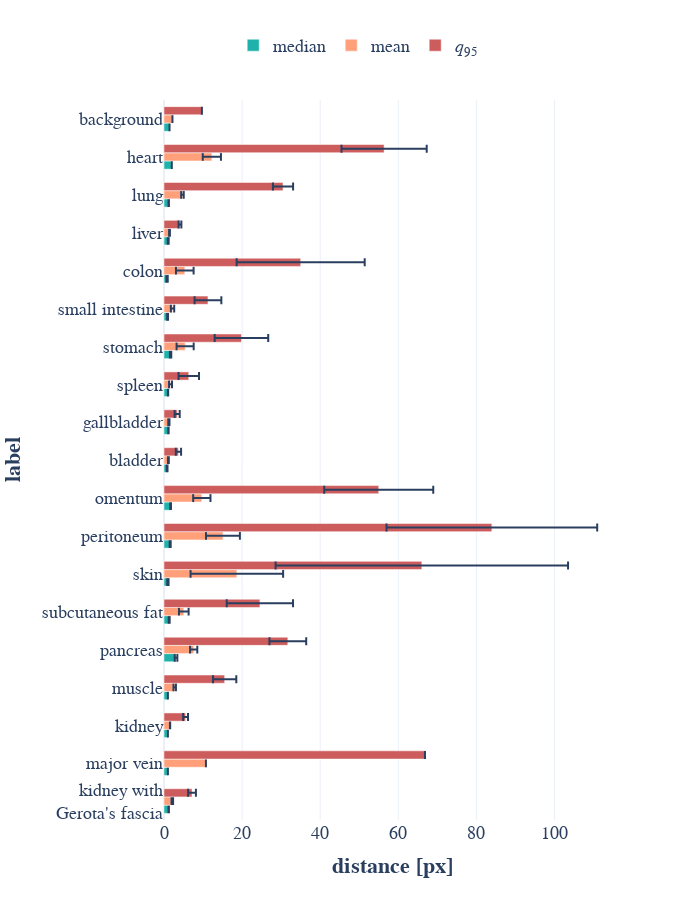

Notebook code for this chart:
### Code cell
fig = go.Figure()

labels = list(reversed(df_thresholds["label_name"].tolist()))
labels_plotly = [settings_seg.labels_paper_renaming.get(l, l) for l in labels]

legend_name = {
    "tolerance_mean": "mean",
    "tolerance_median": "median",
    "tolerance_q75": "<i>q</i><sub>75</sub>",
    "tolerance_q95": "<i>q</i><sub>95</sub>",
}
colors = {
    "tolerance_mean": "lightsalmon",
    "tolerance_median": "lightseagreen",
    "tolerance_q75": "indianred",
    "tolerance_q95": "indianred",
}

for name in ["tolerance_median", "tolerance_mean", "tolerance_q95"]:
    values = [df_thresholds.query("label_name == @l")[name].item() for l in labels]
    std = [df_thresholds.query("label_name == @l")[f"{name}_std"].item() * 0.25 for l in labels]
    fig.add_trace(
        go.Bar(
            y=labels_plotly,
            x=values,
            error_x=dict(type="data", array=std),
            name=legend_name[name],
            orientation="h",
            marker_color=colors[name],
        )
    )

fig.update_layout(barmode="group", bargap=0.35)
fig.update_layout(yaxis_title="<b>label</b>", xaxis_title="<b>distance [px]</b>", height=600)
fig.update_layout(template="plotly_white", font_family="Libertinus Serif", font_size=18)
fig.update_layout(height=900, width=700)
fig.update_layout(legend=dict(orientation="h", yanchor="bottom", y=1.05, xanchor="right", x=0.70))
fig.write_image(settings_seg.paper_dir / "nsd_thresholds.pdf")
fig.show()

### Figure 1 — Plotly figure (JSON) as saved in the notebook; plotly's stock layout.template omitted (floating-point values rounded to 4 significant figures)
{"data": [{"error_x": {"array": [0.05178, 0, 0, 0, 0.3405, 0.123, 0.1637, 0.13, 0.09509, 0.1, 0.04882, 0.02977, 0.1746, 0.1183, 0.1685, 0.1185, 0.05178, 0, 0], "type": "data"}, "marker": {"color": "lightseagreen"}, "name": "median", "orientation": "h", "type": "bar", "x": [1.207, 1, 1, 1, 3.079, 1.326, 1, 1.581, 1.69, 0.8, 1.138, 1.038, 1.687, 0.9119, 0.7857, 1.077, 1.207, 2, 1.414], "y": ["kidney with<br>Gerota's fascia", "major vein", "kidney", "muscle", "pancreas", "subcutaneous fat", "skin", "peritoneum", "omentum", "bladder", "gallbladder", "spleen", "stomach", "small intestine", "colon", "liver", "lung", "heart", "background"]}, {"error_x": {"array": [0.1995, 0, 0.03354, 0.3145, 0.9231, 1.237, 11.85, 4.342, 2.214, 0.1083, 0.1544, 0.379, 2.19, 0.4292, 2.26, 0.106, 0.3289, 2.332, 0], "type": "data"}, "marker": {"color": "lightsalmon"}, "name": "mean", "orientation": "h", "type": "bar", "x": [2.129, 10.74, 1.551, 2.745, 7.602, 5.064, 18.65, 15.09, 9.685, 1.127, 1.249, 1.673, 5.409, 2.186, 5.32, 1.408, 4.725, 12.25, 2.164], "y": ["kidney with<br>Gerota's fascia", "major vein", "kidney", "muscle", "pancreas", "subcutaneous fat", "skin", "peritoneum", "omentum", "bladder", "gallbladder", "spleen", "stomach", "small intestine", "colon", "liver", "lung", "heart", "background"]}, {"error_x": {"array": [1.002, 0, 0.6297, 2.982, 4.705, 8.489, 37.45, 26.98, 13.96, 0.6774, 0.6487, 2.62, 6.853, 3.428, 16.4, 0.3589, 2.581, 10.91, 0], "type": "data"}, "marker": {"color": "indianred"}, "name": "<i>q</i><sub>95</sub>", "orientation": "h", "type": "bar", "x": [7.171, 66.83, 5.519, 15.53, 31.71, 24.55, 66.02, 83.95, 54.99, 3.696, 3.373, 6.34, 19.83, 11.26, 35.0, 4.088, 30.47, 56.36, 9.704], "y": ["kidney with<br>Gerota's fascia", "major vein", "kidney", "muscle", "pancreas", "subcutaneous fat", "skin", "peritoneum", "omentum", "bladder", "gallbladder", "spleen", "stomach", "small intestine", "colon", "liver", "lung", "heart", "background"]}], "layout": {"bargap": 0.35, "barmode": "group", "font": {"family": "Libertinus Serif", "size": 18}, "height": 900, "legend": {"orientation": "h", "x": 0.7, "xanchor": "right", "y": 1.05, "yanchor": "bottom"}, "width": 700, "xaxis": {"autorange": true, "range": [0, 116.8], "title": {"text": "<b>distance [px]</b>"}, "type": "linear"}, "yaxis": {"autorange": true, "range": [-0.5, 18.5], "title": {"text": "<b>label</b>"}, "type": "category"}}}
